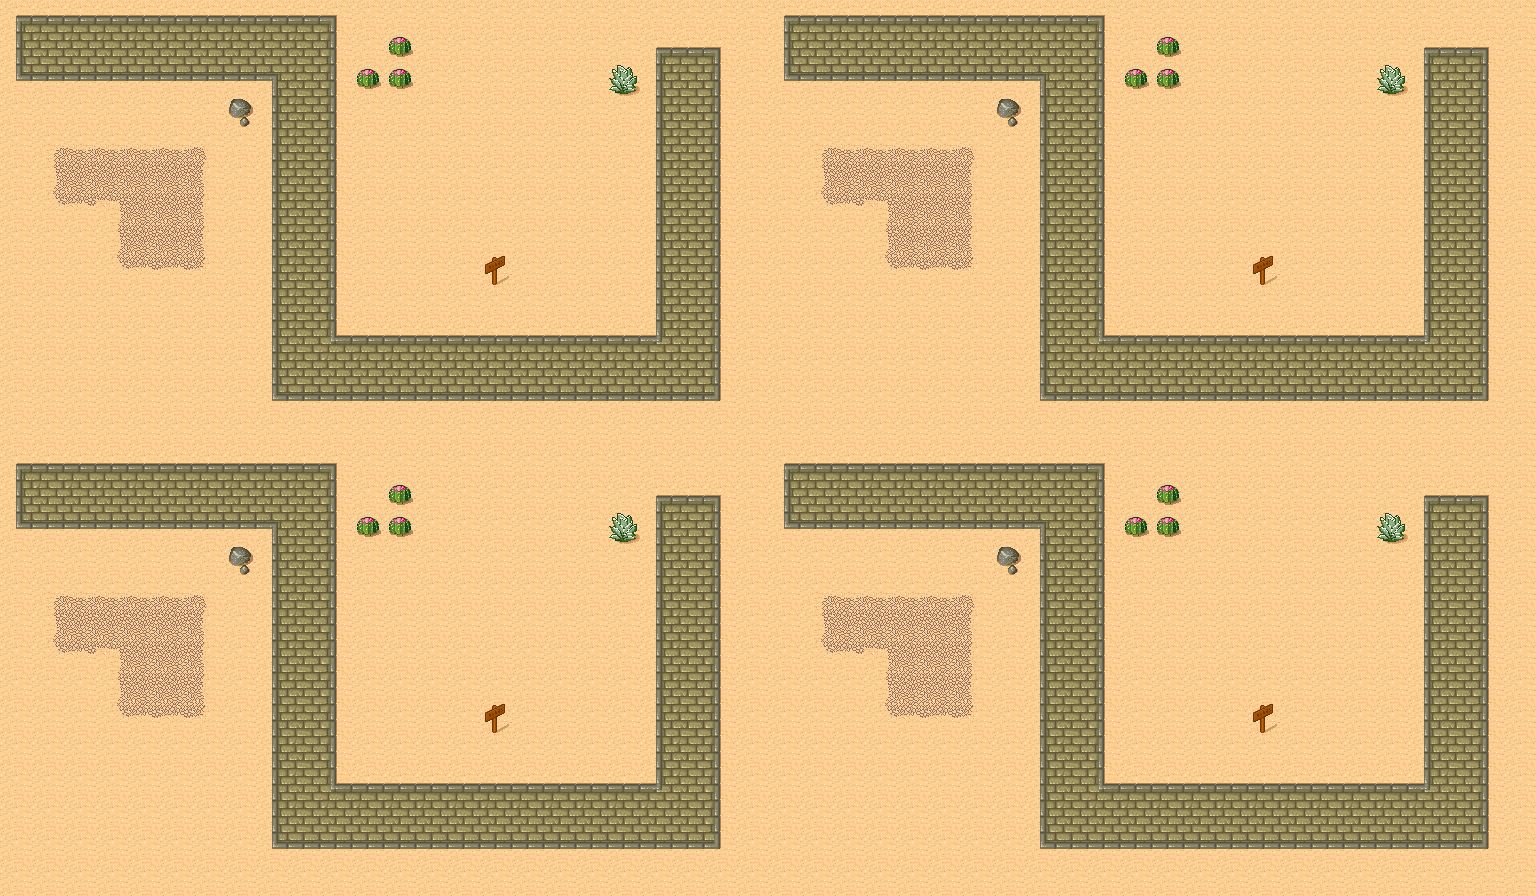

A level layout from a 2D game, rendered from its tile map. Below: a short description, then the map file with tile-grid data replaced by summaries:
An orthogonal 48x28 tile map with 32x32 px tiles, 1 tile layer (Ground).

<map version="1.8" tiledversion="1.8.2" orientation="orthogonal" renderorder="right-down" width="48" height="28" tilewidth="32" tileheight="32" infinite="0" nextlayerid="2" nextobjectid="1">
 <tileset firstgid="1" name="Desert" tilewidth="32" tileheight="32" spacing="1" margin="1" tilecount="48" columns="8">
  <image source="tmw_desert_spacing.png" width="265" height="199" />
 </tileset>
 <layer id="1" name="Ground" width="48" height="28">
  <data>[1344 cells, 1344 non-empty, 27 distinct tile ids]</data>
 </layer>
</map>
